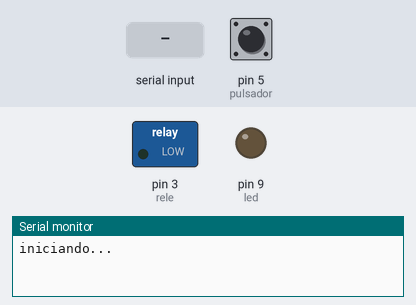
Bench run of a sketch on a simulated Arduino Mega 2560, built with avr-gcc and run on an emulated ATmega2560. Parts: switched loads named in the sketch (green lamp = pin HIGH), output pins drawn as LEDs (lit = HIGH), the last lines printed to the serial monitor. Inputs (shaded band) come from the test bench; at power-on: pin 5 (pulsador) LOW.

Above: at 1.2 s.
1.3 s: pin 5 (pulsador) pulled HIGH for 0.15 s
At 2.5 s:
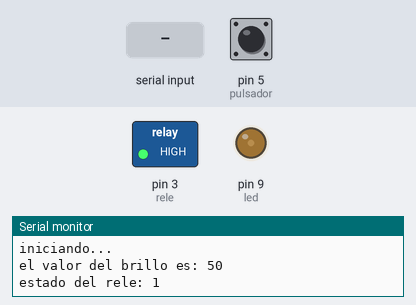
2.9 s: "0" received over the second serial link
At 3.4 s:
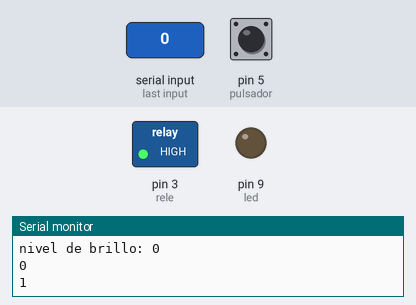
4.4 s: "2" received over the second serial link
At 5.6 s:
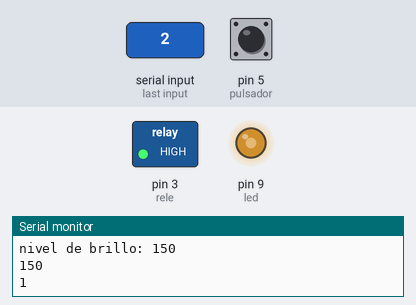
5.9 s: pin 5 (pulsador) pulled HIGH for 1 s
At 7.1 s:
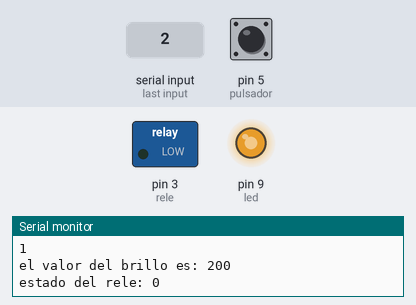
8.4 s: "1" received over the second serial link
At 8.7 s:
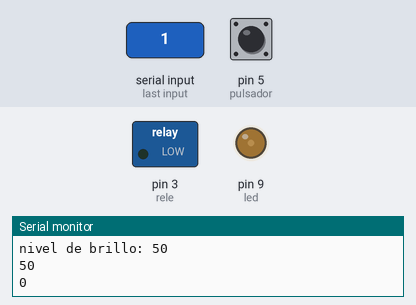
9.9 s: "+" received over the second serial link
At 11.2 s:
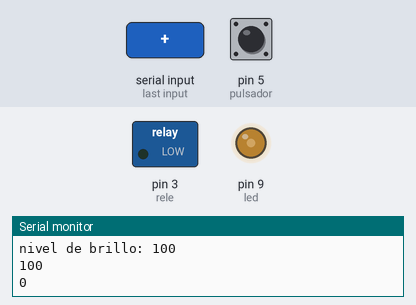
Timing chart, 0 to 12.4 s (numbered marks = the images above; inputs shaded):
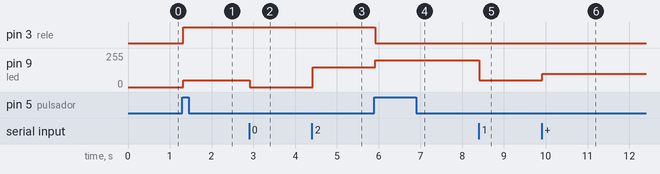

The sketch:

pwm.ino
```cpp
int led = 9;           // pin de salida
int pulsador = 5;
int rele = 3;
bool rele_estado = 0;
int brillo = 0;
int incremento = 50;
int pulsador_actual = 0;
int pulsador_anterior = 0;

// the setup routine runs once when you press reset:
void setup() {

  pinMode(led, OUTPUT); // se declara el pin como salida
  pinMode(pulsador, INPUT); // se declara el pin como entrada
  pinMode(rele, OUTPUT); // se declara el pin como salida
  Serial.begin(9600);
  Serial2.begin(9600);
  Serial.println("iniciando...");
  Serial2.print("conectado");
}

// the loop routine runs over and over again forever:
void loop() {

  if (Serial2.available()) {
    char dato = Serial2.read();
    Serial.print("nivel de brillo: ");


    switch(dato){
      case '0': brillo = 0;Serial.println(brillo);break;
      case '1': brillo = 50;Serial.println(brillo);break;
      case '2': brillo = 150;Serial.println(brillo);break;
      case '3': brillo = 200;Serial.println(brillo);break;
      case '+': brillo = brillo + incremento;Serial.println(brillo);break;
      case '-': brillo = brillo - incremento;Serial.println(brillo);break;
      case 'r':  rele_estado = !rele_estado;break;

      }
       Serial.println(brillo);
       Serial.println(rele_estado);
  }
    pulsador_actual = digitalRead(pulsador);

  if (pulsador_actual ==1){
    if(pulsador_anterior ==0) {
      brillo = brillo + incremento;
        rele_estado = !rele_estado;
        Serial.print("el valor del brillo es: ");
        Serial.println(brillo);
        Serial.print("estado del rele: ");
        Serial.println(rele_estado);
    }

 }
  pulsador_anterior = pulsador_actual;

  analogWrite(led, brillo); // entre 0 y  254
  digitalWrite(rele, rele_estado);

  if (brillo >= 255) {
    brillo = 0;
  }

  delay(30);

}
```

Measured:
- after the input at 1.3 s, pin 3 (rele): LOW → HIGH at once; pin 9 (led): 0/255 → 50/255 at once
- after the input at 2.9 s, pin 9 (led): 50/255 → 0/255 at once
- after the input at 4.4 s, pin 9 (led): 0/255 → 150/255 at once
- after the input at 5.9 s, pin 3 (rele): HIGH → LOW at once; pin 9 (led): 150/255 → 200/255 at once
- after the input at 8.4 s, pin 9 (led): 200/255 → 50/255 at once
- after the input at 9.9 s, pin 9 (led): 50/255 → 100/255 at once
